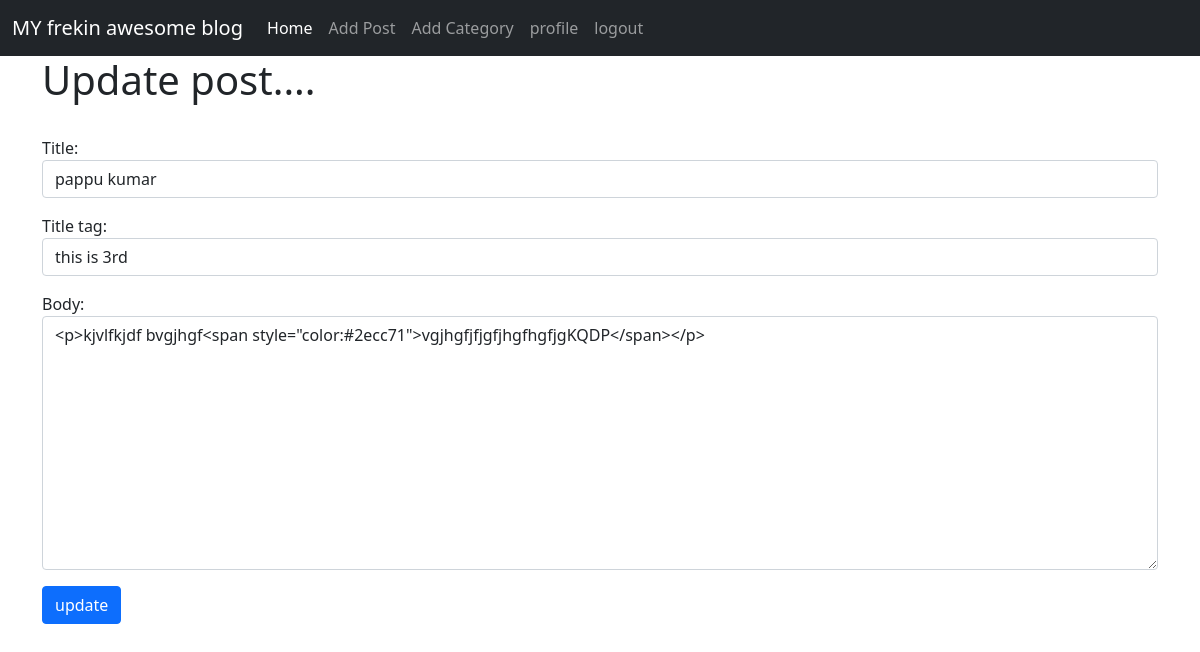
Page /article_edit/6 (signed in) on the committed database.
### app/models.py (models this page shows, shortened)
class Post(models.Model):
	title=models.CharField(max_length=255,null=True,blank=True)
	title_tag=models.CharField(max_length=255,default="")
	author=models.ForeignKey(MyUser,on_delete=models.CASCADE,null=True,blank=True)
	body=RichTextField(blank=True,null=True)
	post_date=models.DateField(auto_now_add=True)
	category=models.CharField(max_length=255,default='uncategorized')
	likes=models.ManyToManyField(MyUser,related_name='blog_post')
	header_image=models.ImageField(null=True, blank=True, upload_to="images/")

### app/views.py (the view)
# urls.py: path('article_edit/<int:pk>',UpdatePostView.as_view(),name='update_post'),
class UpdatePostView(UpdateView):
	model=Post
	form_class=EditForm
	template_name='app/update_post.html'

### app/forms.py
class EditForm(forms.ModelForm):
	class Meta:
		model=Post
		fields=('title','title_tag','body')
		widgets={
			"title": forms.TextInput(attrs={'class':'form-control','placeholder':'this is the title tag'}),
			"title_tag": forms.TextInput(attrs={'class':'form-control'}),
			"body": forms.Textarea(attrs={'class':'form-control'}),
			}

### templates/app/update_post.html (shortened to what this page needs)
{%extends 'app/base.html'%}
{%block content%}
{% if user.id == post.author.id %}
<h1>Update post....</h1></br>
<div class="form-group">
<form method="POST" >
	{{form.as_p}}
	<button class="btn btn-primary">update</button>
</form>
</div>
{%else%}
you are not allowed here bhai  !!!!
{%endif%}
{%endblock%}

### rows in the picture
Post: title "pappu kumar", title_tag "this is 3rd", body "<p>kjvlfkjdf bvgjhgf<span style=\"color:#2ecc71\">vgjhgfjfjgfjhgfhgfjgKQDP</span></p>"
